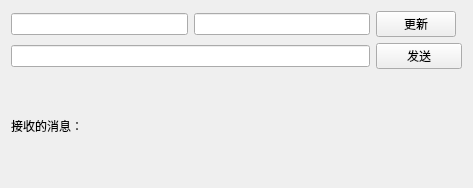
<?xml version="1.0" encoding="UTF-8"?>
<ui version="4.0">
 <class>MainWindow</class>
 <widget class="QMainWindow" name="MainWindow">
  <property name="geometry">
   <rect>
    <x>0</x>
    <y>0</y>
    <width>473</width>
    <height>188</height>
   </rect>
  </property>
  <property name="windowTitle">
   <string>客户端</string>
  </property>
  <widget class="QWidget" name="centralWidget">
   <layout class="QGridLayout" name="gridLayout">
    <item row="2" column="1" colspan="3">
     <widget class="QLabel" name="label_3">
      <property name="text">
       <string/>
      </property>
     </widget>
    </item>
    <item row="1" column="2" colspan="2">
     <widget class="QPushButton" name="pushButton">
      <property name="text">
       <string>发送</string>
      </property>
     </widget>
    </item>
    <item row="1" column="0" colspan="2">
     <widget class="QLineEdit" name="lineEdit"/>
    </item>
    <item row="2" column="0">
     <widget class="QLabel" name="label_2">
      <property name="text">
       <string>接收的消息：</string>
      </property>
     </widget>
    </item>
    <item row="0" column="0">
     <widget class="QLineEdit" name="lineEdit_ip"/>
    </item>
    <item row="0" column="1">
     <widget class="QLineEdit" name="lineEdit_port"/>
    </item>
    <item row="0" column="2">
     <widget class="QPushButton" name="pushButton_update">
      <property name="text">
       <string>更新</string>
      </property>
     </widget>
    </item>
   </layout>
  </widget>
 </widget>
 <layoutdefault spacing="6" margin="11"/>
 <resources/>
 <connections/>
</ui>
